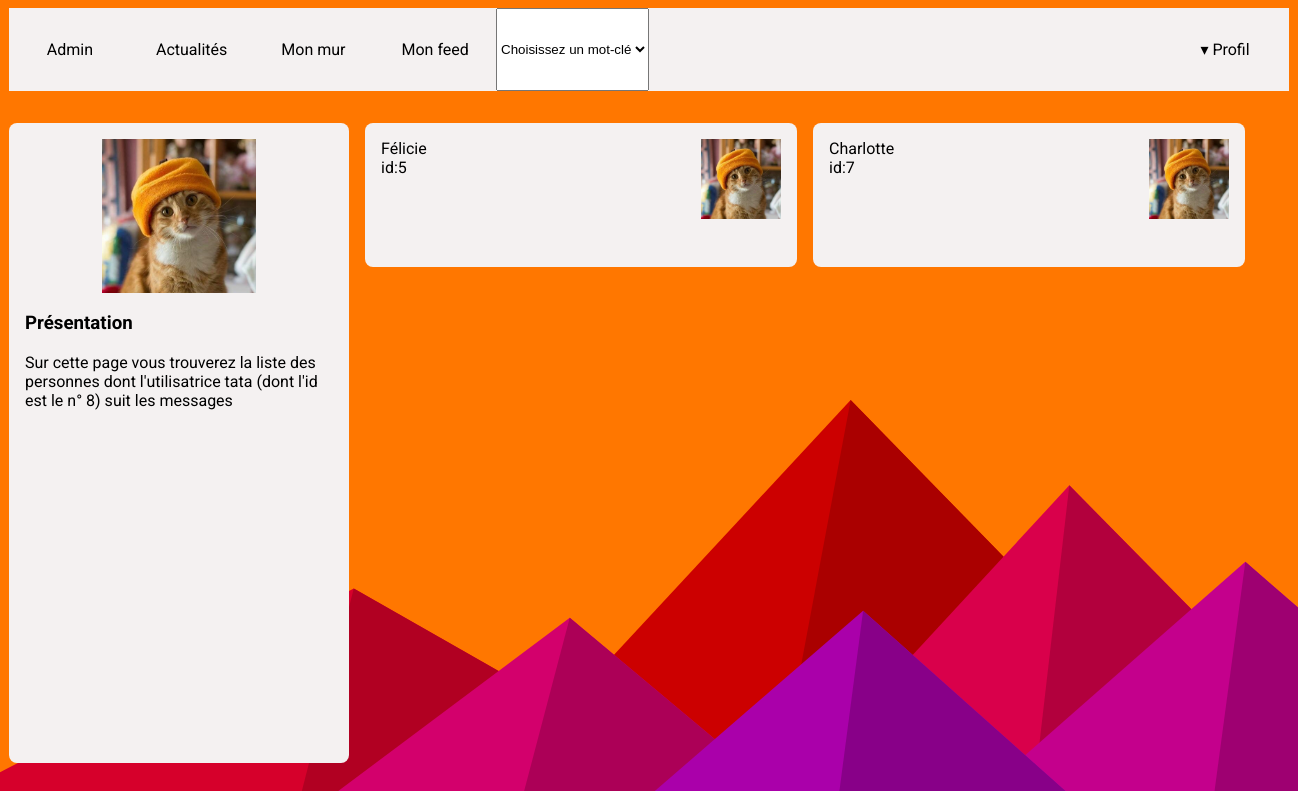
/resoc_n1/subscriptions.php (signed in), run on the app's committed database.
### tables this page shows
CREATE TABLE `users` (
  `id` int(10) UNSIGNED NOT NULL,
  `email` varchar(255) NOT NULL,
  `password` varchar(255) NOT NULL,
  `alias` varchar(255) NOT NULL
);

### resoc_n1/subscriptions.php (the view, shortened to what this page needs)
<!doctype html>
<html lang="fr">
    <head>
        <link rel="stylesheet" href="style.css"/>
    </head>
    <body>
        <?php include_once('header.php'); ?>
        <div id="wrapper">
            <aside>
                <img src="user.jpg" alt="Portrait de l'utilisatrice"/>
                <section>
                    <h3>Présentation</h3>
                    <p>Sur cette page vous trouverez la liste des personnes dont
                        l'utilisatrice
                    <?php
                    $currentUserId = $_SESSION['connected_id'];
                    $currentUser = $mysqli->query("SELECT alias FROM users WHERE users.id = '$currentUserId'")->fetch_assoc();
                    echo $currentUser['alias'];
                    ?>
                        (dont l'id est le n° <?php echo $_SESSION['connected_id'] ?>)
                        suit les messages
                    </p>
                </section>
            </aside>
            <main class='contacts'>
                <?php
                $userId = $_SESSION['connected_id'];
                $laQuestionEnSql = "
                    SELECT users.*
                    FROM followers
                    LEFT JOIN users ON users.id=followers.followed_user_id
                    WHERE followers.following_user_id='$userId'
                    GROUP BY users.id
                    ";
                $lesInformations = $mysqli->query($laQuestionEnSql);
                while ($user = $lesInformations->fetch_assoc())
                {
                ?>
                <article>
                    <img src="user.jpg" alt="blason"/>
                    <h3><?php echo $user['alias'] ?></h3>
                    <p>id:<?php echo $user['id'] ?></p>
                </article>
                <?php } ?>
            </main>
        </div>
    </body>
</html>

### resoc_n1/header.php (shortened to what this page needs)
<header>
    <nav id="menu">
        <a href='admin.php'>Admin</a>
        <a href="news.php">Actualités</a>
        <a href="wall.php?user_id=<?php echo $_SESSION['connected_id']; ?>">Mon mur</a>
        <a href="feed.php?user_id=<?php echo $_SESSION['connected_id']; ?>">Mon feed</a>
            <select name="choose-a-tag" onchange="location = this.value;">
                <option selected="yes">Choisissez un mot-clé</option>
            </select>
    </nav>
    <nav id="user">
        <a href="#">▾ Profil</a>
    </nav>
</header>

### resoc_n1/style.css (style rules this page uses)
body { background-color: #ff7700; background-attachment: fixed; background-size: cover; font-family: Roboto; }
a { text-decoration: none; color:black; }
body>header { background-color: rgb(244, 241, 241); display:flex; width:80em; margin:0 auto 2em auto; padding:0; }
body>header #menu { display:flex; width:50%; align-items: stretch; }
body>header #menu a { flex:1; text-align: center; padding-top:2em; }
body>header #user { margin-left: auto; flex:0.2; }
body>header #user>a { display:block; text-align: center; padding:2em 0; width:100%; }
#wrapper { display:flex; width:80em; margin:0 auto 2em auto; }
#wrapper aside { background-color: rgb(244, 241, 241); flex:1; padding:1em; border-radius: 0.5em; }
#wrapper aside img { display: block; width:50%; margin:auto; }
#wrapper main { flex:3; padding-left:1em; height: 80vh; overflow-y: scroll; }
#wrapper main article { background-color: rgb(244, 241, 241); padding:1em; margin-bottom: 0.5em ; border-radius: 0.5em; }
#wrapper main article h3 { margin:0; padding:0; font-weight: normal; font-size:1em; }
#wrapper main article p { margin:0; }
.contacts { display:flex; flex-wrap: wrap; align-items:flex-start; align-content: flex-start ; }
.contacts article { width:25em; height:7em; margin-right: 1em; }
.contacts article img { float:right; height: 5em; }

### data on the page
users: alias "tata"
users: alias "Félicie", id "5"
users: alias "Charlotte", id "7"

### other printed values
$_SESSION['connected_id'] "8"
